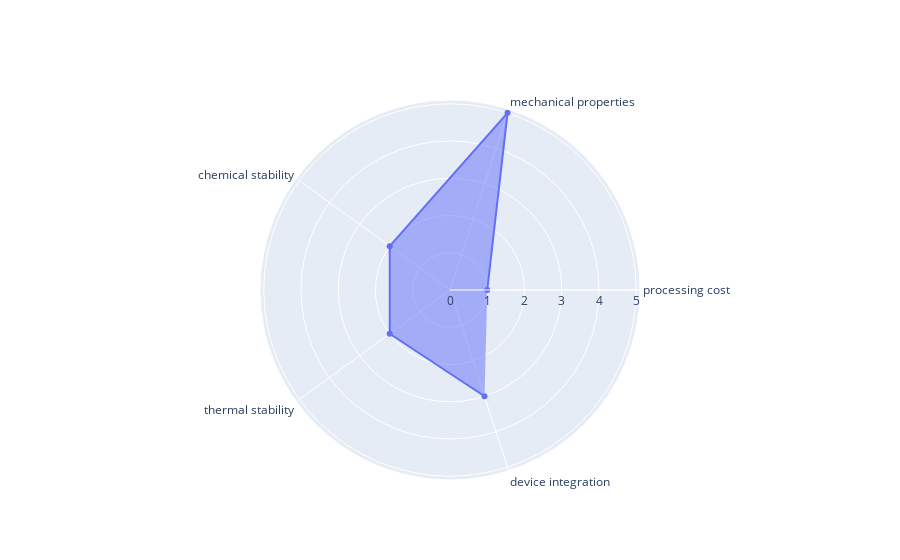

Notebook code for this chart:
### Code cell
#https://plot.ly/python/radar-chart/
#An example of Radar Chart for a single genre by month of release
#will need separate chart for every month, with genre as the radial labels

import plotly.graph_objects as go

fig = go.Figure(data=go.Scatterpolar(
  r=[1, 5, 2, 2, 3],
  theta=['processing cost','mechanical properties','chemical stability', 'thermal stability',
           'device integration'],
  fill='toself'
))

fig.update_layout(
  polar=dict(
    radialaxis=dict(
      visible=True
    ),
  ),
  showlegend=False
)

fig.show()

### Figure 1 — Plotly figure (JSON) as saved in the notebook; plotly's stock layout.template omitted (floating-point values rounded to 4 significant figures)
{"data": [{"fill": "toself", "r": [1, 5, 2, 2, 3], "theta": ["processing cost", "mechanical properties", "chemical stability", "thermal stability", "device integration"], "type": "scatterpolar"}], "layout": {"polar": {"radialaxis": {"visible": true}}, "showlegend": false}}
